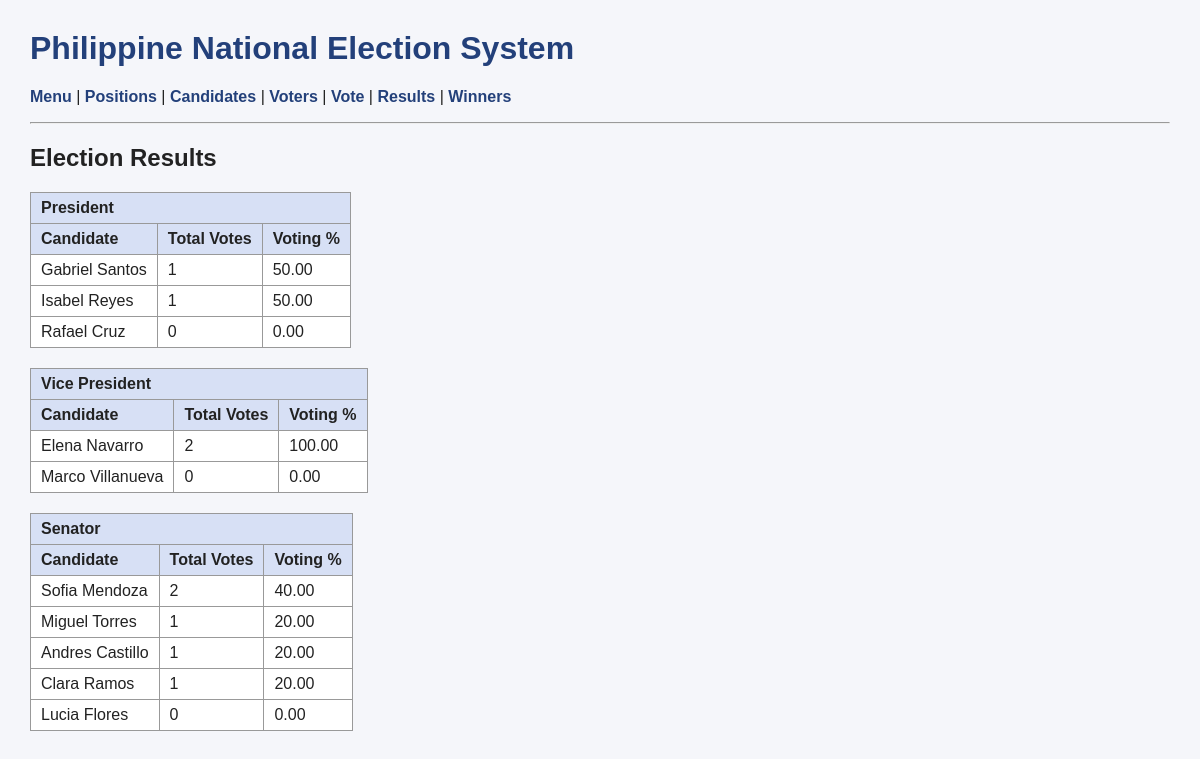
The app's page /results.php with its own data.
### tables this page shows
CREATE TABLE Positions (
    posID          INT AUTO_INCREMENT PRIMARY KEY,
    posName        VARCHAR(50),
    numOfPositions INT,                           
    posStat        VARCHAR(10) DEFAULT 'open'     
);

### db.php (called while the page is built, shortened)
<?php
$conn = new mysqli("localhost", "root", "", "election");
function run($sql, $values = []) {
    global $conn;
    return $conn->execute_query($sql, $values);
}
function h($text) {
    return htmlspecialchars($text ?? "");
}

### results.php (the view)
<?php
include "db.php";
include "header.php";
?>
<h2>Election Results</h2>
<?php
$positions = run("SELECT * FROM Positions ORDER BY posID");
while ($p = $positions->fetch_assoc()) {
    $cands = run("SELECT c.candFName, c.candMName, c.candLName, COUNT(v.voterID) AS totalVotes
                  FROM Candidates c
                  LEFT JOIN Votes v ON v.candID = c.candID
                  WHERE c.posID = ?
                  GROUP BY c.candID
                  ORDER BY totalVotes DESC", [$p["posID"]]);
    $positionTotal = run("SELECT COUNT(*) AS n FROM Votes WHERE posID = ?", [$p["posID"]])->fetch_assoc()["n"];
?>
    <table>
        <tr><th colspan="3"><?= h($p["posName"]) ?></th></tr>
        <tr><th>Candidate</th><th>Total Votes</th><th>Voting %</th></tr>
        <?php while ($c = $cands->fetch_assoc()) {
            $percent = $positionTotal > 0 ? $c["totalVotes"] / $positionTotal * 100 : 0;
        ?>
        <tr>
            <td><?= h($c["candFName"] . " " . $c["candMName"] . " " . $c["candLName"]) ?></td>
            <td><?= $c["totalVotes"] ?></td>
            <td><?= number_format($percent, 2) ?></td>
        </tr>
        <?php } ?>
    </table>
<?php } ?>
<?php include "footer.php"; ?>

### style.css (style rules this page uses)
body { font-family: Arial, sans-serif; margin: 30px; background: #f5f6fa; color: #222; }
table { border-collapse: collapse; background: white; margin: 8px 0 20px 0; }
th, td { border: 1px solid #999; padding: 6px 10px; text-align: left; }
th { background: #d7e0f5; }

### records on screen
positions: posName "President", candLName "Gabriel Santos", totalVotes "1", percent "50.00", candLName "Isabel Reyes", candLName "Rafael Cruz", totalVotes "0", percent "0.00"
positions: posName "Vice President", candLName "Elena Navarro", totalVotes "2", percent "100.00", candLName "Marco Villanueva", totalVotes "0", percent "0.00"
positions: posName "Senator", candLName "Sofia Mendoza", totalVotes "2", percent "40.00", candLName "Miguel Torres", totalVotes "1", percent "20.00", candLName "Andres Castillo", candLName "Clara Ramos", candLName "Lucia Flores", totalVotes "0", percent "0.00"
